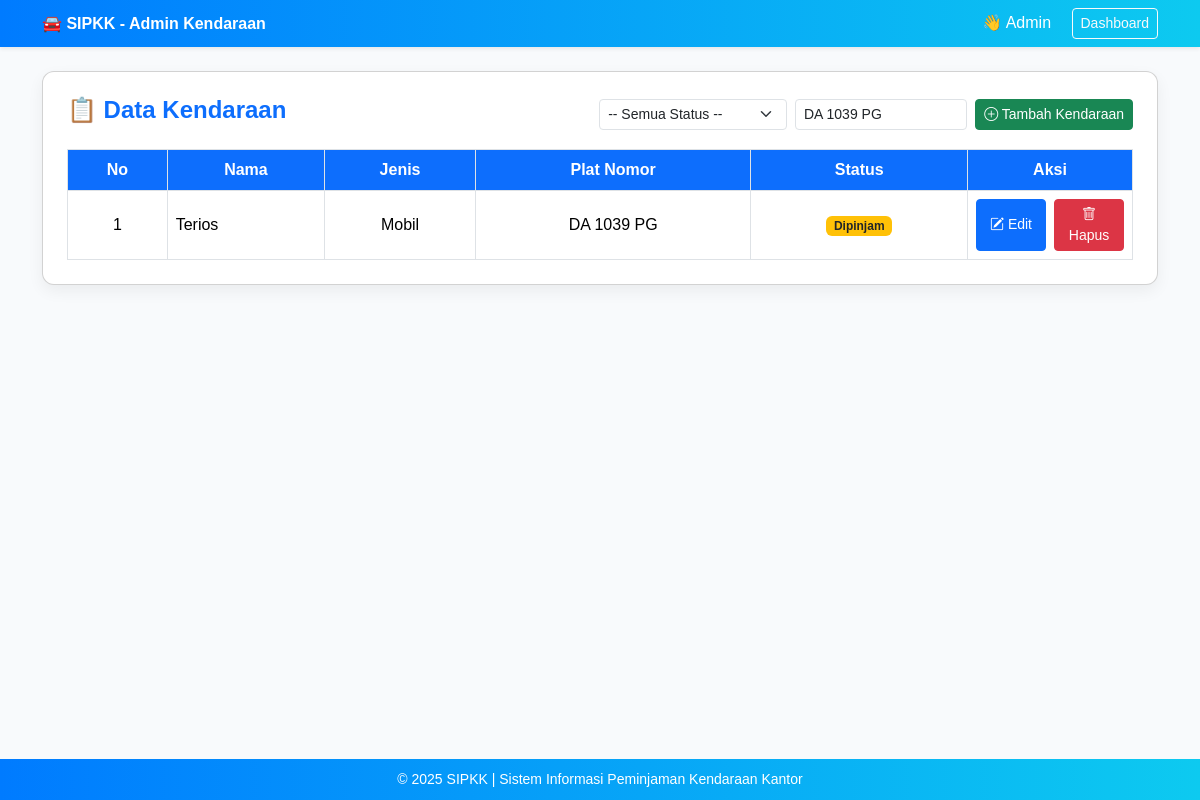
Page /admin/kendaraan_tampil.php?plat=DA 1039 PG (signed in) on the committed database.
### tables this page shows
CREATE TABLE `kendaraan` (
  `id_kendaraan` int(11) NOT NULL,
  `jenis` int(1) NOT NULL,
  `merk` varchar(100) NOT NULL,
  `plat_nomor` varchar(20) NOT NULL,
  `status` int(1) DEFAULT NULL,
  `konsumsi_bbm` float DEFAULT NULL
);

### admin/kendaraan_tampil.php (the view, shortened to what this page needs)
<?php
include "../config/koneksi.php";
$filter_plat   = isset($_GET['plat']) ? mysqli_real_escape_string($koneksi, trim($_GET['plat'])) : '';
$query = "SELECT * FROM kendaraan WHERE 1=1";
if ($filter_plat !== '') $query .= " AND plat_nomor LIKE '%".$filter_plat."%'";
$query .= " ORDER BY id_kendaraan DESC";
$result = mysqli_query($koneksi, $query);
?>
<!DOCTYPE html>
<html lang="id">
<head>
  <link href="https://cdn.jsdelivr.net/npm/bootstrap@5.3.3/dist/css/bootstrap.min.css" rel="stylesheet">
  <link rel="stylesheet" href="https://cdn.jsdelivr.net/npm/bootstrap-icons@1.11.1/font/bootstrap-icons.css">
</head>
<body>
<header class="py-2 mb-4 shadow-sm">
  <div class="container d-flex justify-content-between align-items-center">
    <a class="navbar-brand text-white fw-bold" href="dashboard.php">🚘 SIPKK - Admin Kendaraan</a>
    <div>
      <span class="text-white me-3">👋 <?= htmlspecialchars($_SESSION['username'] ?? 'Admin'); ?></span>
      <a href="dashboard.php" class="btn btn-outline-light btn-sm">Dashboard</a>
    </div>
  </div>
</header>
<main class="container mb-5">
  <div class="card p-4">
    <div class="d-flex justify-content-between align-items-center mb-3 flex-wrap">
      <h4 class="text-primary fw-bold mb-2">📋 Data Kendaraan</h4>
      <div class="d-flex gap-2">
        <form id="filterForm" method="get" class="d-flex gap-2 align-items-center">
          <select name="status" class="form-select form-select-sm" onchange="this.form.submit()">
            <option value="">-- Semua Status --</option>
          </select>
          <input type="text" name="plat" id="platInput" class="form-control form-control-sm" placeholder="Cari plat..." value="<?= htmlspecialchars($filter_plat); ?>">
        </form>
        <button class="btn btn-success btn-sm" data-bs-toggle="modal" data-bs-target="#modalTambahKendaraan"><i class="bi bi-plus-circle"></i> Tambah Kendaraan</button>
      </div>
    </div>
    <div class="table-responsive">
      <table class="table table-bordered align-middle text-center mb-0">
        <thead>
          <tr>
            <th>No</th>
            <th>Nama</th>
            <th>Jenis</th>
            <th>Plat Nomor</th>
            <th>Status</th>
            <th style="width:160px">Aksi</th>
          </tr>
        </thead>
        <tbody>
          <?php if (mysqli_num_rows($result) > 0): $no=1;
          while($row=mysqli_fetch_assoc($result)): ?>
          <tr>
            <td><?= $no++; ?></td>
            <td class="text-start"><?= htmlspecialchars($row['merk']); ?></td>
            <td><?= $row['jenis']=='1'?'Mobil':'Motor Dinas'; ?></td>
            <td><?= htmlspecialchars($row['plat_nomor']); ?></td>
            <td>
              <?php
                $status_map = [
                  '1'=>['Tersedia','success'],
                  '2'=>['Diproses','info'],
                  '3'=>['Dipinjam','warning text-dark'],
                  '4'=>['Rusak','danger'],
                  '5'=>['Perbaikan','primary']
                ];
                $slabel=$status_map[$row['status']][0];
                $sclass=$status_map[$row['status']][1];
              ?>
              <span class="badge bg-<?= $sclass ?>"><?= $slabel ?></span>
            </td>
            <td>
              <div class="action-buttons">
                <button class="btn btn-primary btn-sm"
                        data-bs-toggle="modal" data-bs-target="#modalEditKendaraan"
                        data-id="<?= $row['id_kendaraan'] ?>"
                        data-merk="<?= htmlspecialchars($row['merk'], ENT_QUOTES) ?>"
                        data-jenis="<?= $row['jenis'] ?>"
                        data-plat="<?= htmlspecialchars($row['plat_nomor'], ENT_QUOTES) ?>"
                        data-status="<?= $row['status'] ?>"><i class="bi bi-pencil-square"></i> Edit</button>
                <button class="btn btn-danger btn-sm"
                        data-bs-toggle="modal" data-bs-target="#modalHapus"
                        data-id="<?= $row['id_kendaraan'] ?>"><i class="bi bi-trash"></i> Hapus</button>
              </div>
            </td>
          </tr>
          <?php endwhile; else: ?>
          <tr><td colspan="6" class="text-muted py-3">🚘 Tidak ada data kendaraan.</td></tr>
          <?php endif; ?>
        </tbody>
      </table>
    </div>
  </div>
</main>
<footer>
  <p class="mb-0">© <?= date('Y'); ?> SIPKK | Sistem Informasi Peminjaman Kendaraan Kantor</p>
</footer>
</body>
</html>

### admin/kendaraan_tampil.php (style rules this page uses)
body { background-color: #f8fafc; font-family: 'Poppins', sans-serif; min-height: 100vh; display: flex; flex-direction: column; }
header { background: linear-gradient(90deg,#007bff,#0dcaf0); }
.card { border-radius: 12px; box-shadow: 0 6px 16px rgba(0,0,0,0.06); }
.table th { background:#0d6efd; color:#fff; }
.action-buttons { display: flex; justify-content: center; gap: 8px; }
.action-buttons .btn { min-width: 70px; }
footer { background: linear-gradient(90deg,#007bff,#0dcaf0); color: #fff; text-align: center; padding: 10px 0; margin-top: auto; font-size: 14px; }

### rows in the picture
kendaraan: merk "Terios", jenis "Mobil", plat_nomor "DA 1039 PG", status "Dipinjam"

### other values in the picture
$_SESSION['username'] "Admin"
